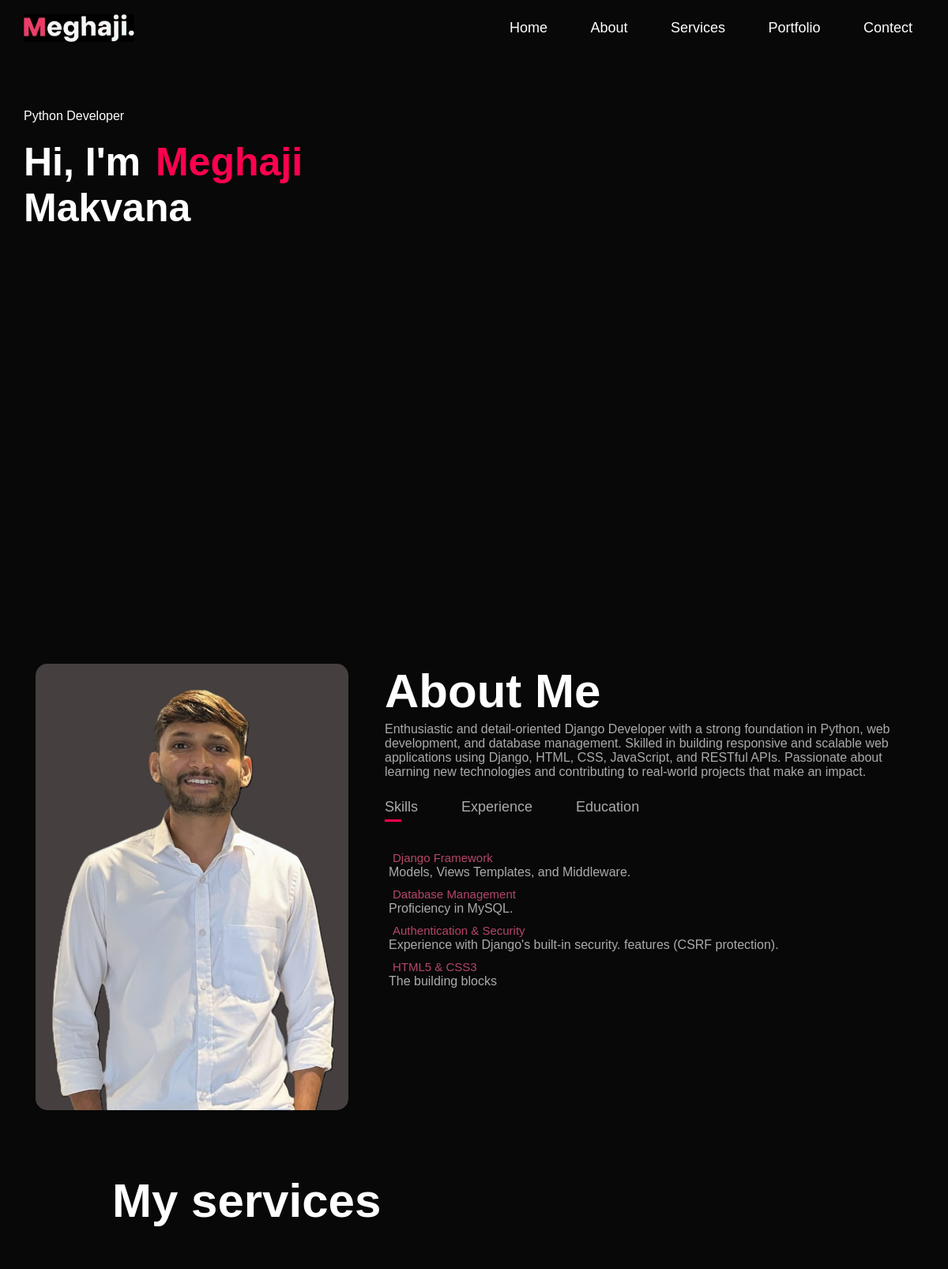
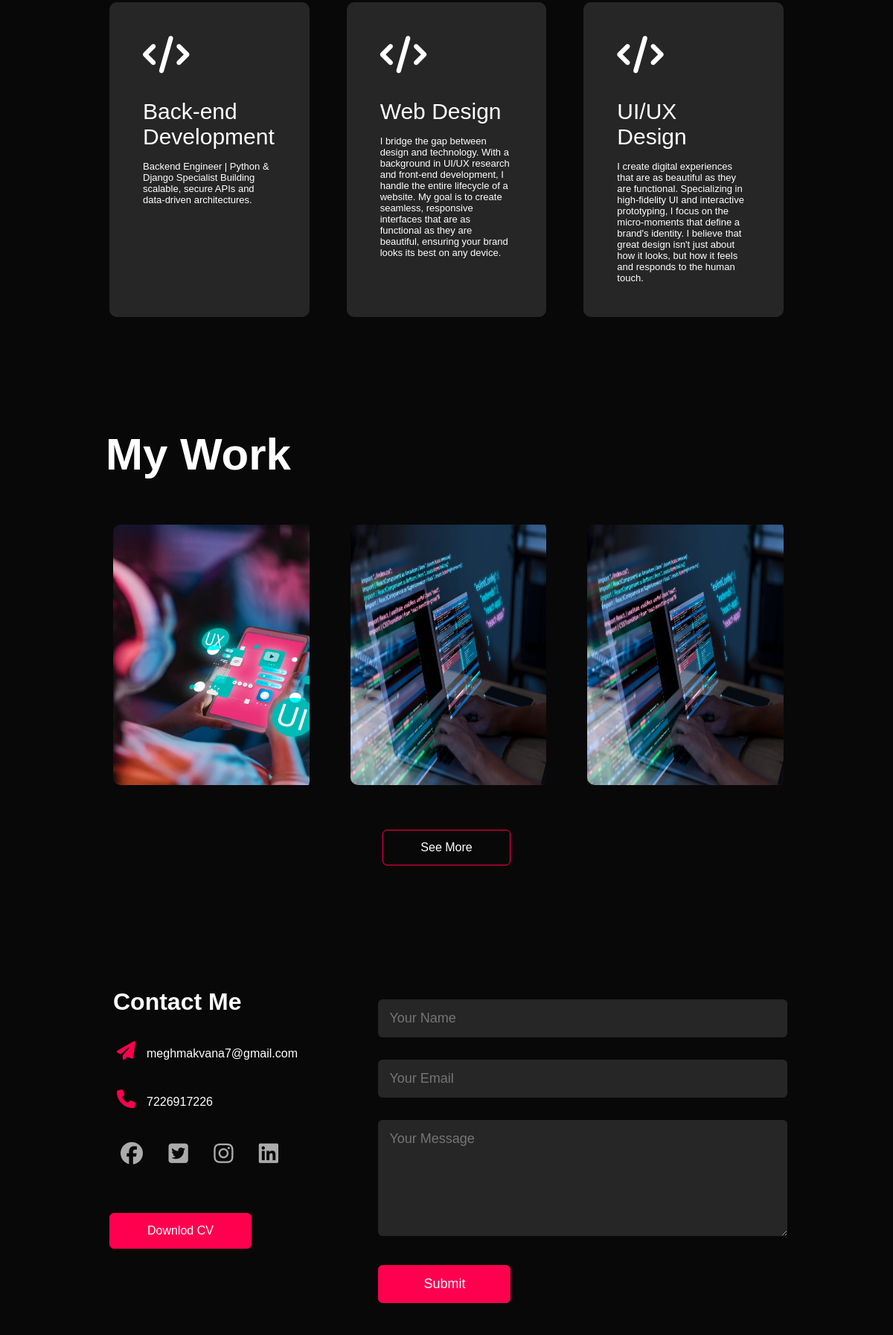
The page / (upper part) on the database its author committed (2 pictures, top to bottom).
### app/models.py (models this page shows, shortened)
class Services(models.Model):
    domain = models.CharField(max_length=100,blank=True,null=True)
    disciption = models.TextField(blank=True,null=True)

class Projects(models.Model):
    project_name = models.CharField(max_length=30,blank=True,null=True)
    disciption = models.TextField(blank=True,null=True)
    img = models.ImageField(upload_to="media",blank=True,null=True)
    url = models.TextField(blank=True,null=True)

### app/views.py (the view, shortened to what this page needs)
# urls.py: 2. Add a URL to urlpatterns:  path('', views.home, name='home')
def home (request):
    services = Services.objects.all()
    projects = Projects.objects.all()
    context = {
        "services": services,
        "projects":projects
    }
    return render (request,'index.html',context)

### app/templates/index.html (shortened to what this page needs)
{% load static %}
<!DOCTYPE html>
<html lang="en">
<head>
    <link rel="stylesheet" href="{% static 'css/static.css' %}">
</head>
<body>
    <div id="header">
        <div id="container">
            <nav>
                <img src="{% static 'img/logo.jpeg' %}" class="logo">
                <ul id="sidemenu">
                    <li><a href="#header">Home</a></li>
                    <li><a href="#about">About</a></li>
                    <li><a href="#services">Services</a></li>
                    <li><a href="#portfolio">Portfolio</a></li>
                    <li><a href="#contact">Contect</a></li>
                </ul>
            </nav>
            <div class="header-text">
                <p>Python Developer</p>
                <h1>Hi, I'm <span>Meghaji</span><br> Makvana</h1>
            </div>
        </div>
    </div>
    <div id="about">
        <div id="container">
            <div class="row">
                <div class="about-col-1">
                    <img src="{% static 'img/mypc.jpeg' %}">
                </div>
                <div class="about-col-2">
                    <h1 class="sub-titel">About Me</h1>
                    <p>Enthusiastic and detail-oriented Django Developer with a strong foundation in Python, web
                        development, and database management. Skilled in building responsive and scalable web
                        applications using Django, HTML, CSS, JavaScript, and RESTful APIs. Passionate about learning
                        new technologies and contributing to real-world projects that make an impact.</p>
                    <div class="tab-titles">
                        <p class="tab-links active-link" onclick="opentab('skills')">Skills</p>
                        <p class="tab-links" onclick="opentab('experience')">Experience</p>
                        <p class="tab-links" onclick="opentab('education')">Education</p>
                    </div>
                    <div class="tab-contents active-tab" id="skills">
                        <ul>
                            <li><span>Django Framework</span><br>Models, Views Templates, and Middleware.</li>
                            <li><span>Database Management</span><br>Proficiency in MySQL.</li>
                            <li><span>Authentication & Security</span><br>Experience with Django's built-in security.
                                features (CSRF protection).</li>
                            <li><span>HTML5 & CSS3</span><br>The building blocks</li>
                        </ul>
                    </div>
                </div>
            </div>
        </div>
    </div>
    <div id="services">
        <div class="container">
            <h1 class="sub-titel">My services</h1>
            <div class="services-list">
                {% for i in services %}
                <div>
                    <i class="fa-solid fa-code"></i>
                    <h2>{{i.domain}}</h2>
                    <p>{{i.disciption}}</p>
                </div>
                {% endfor %}
            </div>
        </div>
    </div>
    <div id="portfolio">
        <div class="container">
            <h1 class="sub-titel">My Work</h1>
            <div class="work-list">
                {% for i in projects %}
                <div class="work">
                    <img src="{{i.img}}">
                </div>
                {% endfor %}
            </div>
            <a href="#" class="btn">See More</a>
        </div>
    </div>
    <div id="contact">
        <div class="container">
            <div class="row">
                <div class="contact-left">
                    <h1 class="sub-title">Contact Me</h1>
                    <p><i class="fa-solid fa-paper-plane"></i>meghmakvana7@gmail.com</p>
                    <p><i class="fa-solid fa-phone"></i>7226917226</p>
                    <div class="social-icons">
                        <a href="#"><i class="fa-brands fa-facebook"></i></a>
                        <a href="#"><i class="fa-brands fa-twitter-square"></i></a>
                        <a href="#"><i class="fa-brands fa-instagram"></i></a>
                        <a
                            href="https://www.linkedin.com/in/meghaji-makvana-12368b395?utm_source=share&utm_campaign=share_via&utm_content=profile&utm_medium=android_app"><i
                                class="fa-brands fa-linkedin"></i></a>
                    </div>
                    <a href="{% static 'img/cv.pdf' %}" download class="btn btn2">Downlod CV</a>
                </div>
                <div class="contact-right">
                    <form action="{% url 'home' %}" method="POST">
                        <input type="text" name="Name" placeholder="Your Name" required>
                        <input type="email" name="Email" placeholder="Your Email" required>
                        <textarea name="Message" rows="6" placeholder="Your Message"></textarea>
                        <button type="submit" class="btn btn2">Submit</button>
                    </form>
                </div>
            </div>
        </div>
    </div>
</body>
</html>

### app/static/css/static.css (style rules this page uses)
* { margin: 5px; padding: 0; font-family: 'poppins', sans-serif; box-sizing: border-box; }
html { scroll-behavior: smooth; }
body { background: #080808; color: #fff; }
#header { width: 100%; height: 100vh; }
.container { padding: 20px 10%; }
nav { display: flex; align-items: center; justify-content: space-between; flex-wrap: wrap; }
.logo { width: 140px; }
nav ul li { display: inline-block; list-style: none; margin: 10px 20px; }
nav ul li a { color: #fff; text-decoration: none; font-size: 18px; position: relative; }
nav ul li a::after { content: ''; width: 0; height: 3px; background: #ff004f; position: absolute; left: 0; bottom: -6px; transition: 0.5s; }
.header-text { margin-top: 10%; font-size: 100%; }
.header-text h1 { font-size: 50px; margin-top: 20px; }
.header-text h1 span { color: #ff004f; }
#about { padding:10px; color: #ababab; }
.row { display: flex; justify-content: space-between; flex-wrap: wrap; }
.about-col-1 { flex-basis: 35%; }
.about-col-1 img { width: 100%; height: 100%; border-radius: 15px; }
.about-col-2 { flex-basis: 60%; }
.sub-titel { font-size: 60px; font-weight: 600; color: #fff; }
.tab-titles { display: flex; margin: 20px 0 40px; }
.tab-links { margin-right: 50px; font-size: 18px; font-weight: 500; cursor: pointer; position: relative; }
.tab-links::after { content: ''; width: 0; height: 3px; background: #ff004f; position: absolute; left: 0; bottom: -8px; transition: 0.5s; }
.tab-links.active-link::after { width: 50%; }
.tab-contents ul li { list-style: none; margin: 10px 0; }
.tab-contents ul li span { color: #b54769; font-size: 15px; }
.tab-contents { display: none; }
.tab-contents.active-tab { display: block; }
#services { padding: 30px 0; }
.services-list { display: grid; grid-template-columns: repeat(auto-fit, minmax(250px, 1fr)); grid-gap: 40px; margin-top: 50px; }
.services-list div { background: #262626; padding: 40px; font-size: 13px; font-weight: 300; border-radius: 10px; transition: background 0.5s, transform 0.5s ; }
.services-list div i { font-size: 50px; margin-bottom: 30px; }
.services-list div h2 { font-size: 30px; font-weight: 500; margin-bottom: 15px; }
#portfolio { padding: 50px 0; }
.work-list { display: grid; grid-template-columns: repeat(auto-fit, minmax(250px, 1fr)); grid-gap: 40px; margin-top: 50px; }
.work { border-radius: 10px; position: relative; overflow: hidden; }
.work img { width: 300px; height: 350px; border-radius: 10px; display: block; transition: transform 0.5s; }
.btn { display: block; margin: 50px auto; width: fit-content; border: 1px solid #ff004f; padding: 14px 50px; border-radius: 6px; text-decoration: none; color: #fff; transition: background 0.5s; }
.contact-left { flex-basis: 35%; }
.contact-right { flex-basis: 60%; }
.contact-left p { margin-top: 30px; }
.contact-left p i { color: #ff004f; margin-right: 15px; font-size: 25px; }
.social-icons { margin-top: 30px; }
.social-icons a { text-decoration: none; font-size: 30px; margin-right: 15px; color: #ababab; display: inline-block; transition: transform 0.5s; }
.btn.btn2 { display: inline-block; background: #ff004f; }
.contact-right form { width: 100%; }
form input, form textarea { width: 100%; border: 0; outline: none; background: #262626; padding: 15px; margin: 15px 0; color: #fff; font-size: 18px; border-radius: 6px; }
form .btn2 { padding: 14px 60px; font-size: 18px; margin-top: 20px; cursor: pointer; }

### rows shown on the page
Services: domain "Back-end Development", disciption "Backend Engineer | Python & Django Specialist Building scalable, secure APIs and data-driven architectures."
Services: domain "Web Design", disciption "I bridge the gap between design and technology. With a background in UI/UX research and front-end development, I handle the entire lifecycle of a website. My goal is to create seamless, responsive interfaces that are as functional as they are beautiful, ensuring your brand looks its best on any device."
Services: domain "UI/UX Design", disciption "I create digital experiences that are as beautiful as they are functional. Specializing in high-fidelity UI and interactive prototyping, I focus on the micro-moments that define a brand's identity. I believe that great design isn't just about how it looks, but how it feels and responds to the human touch."
Projects: img (picture)
Projects: img (picture)
Projects: img (picture)
